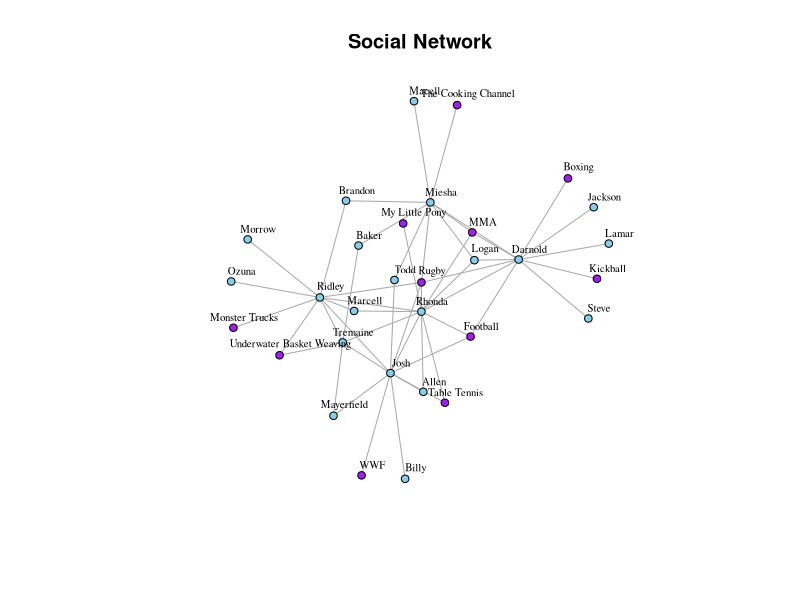
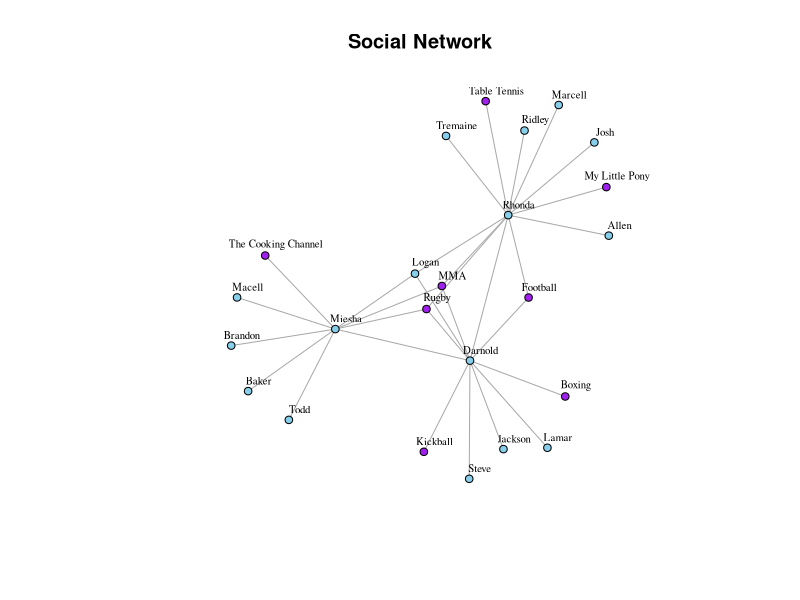
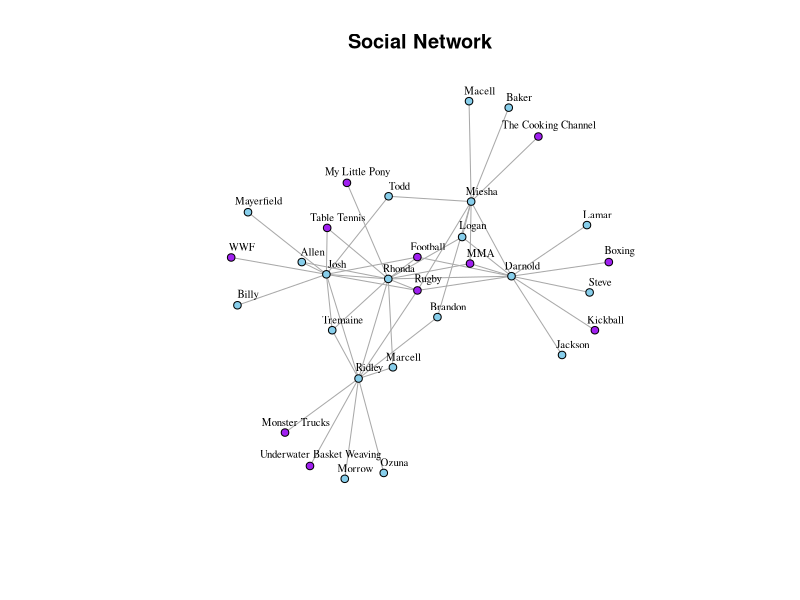
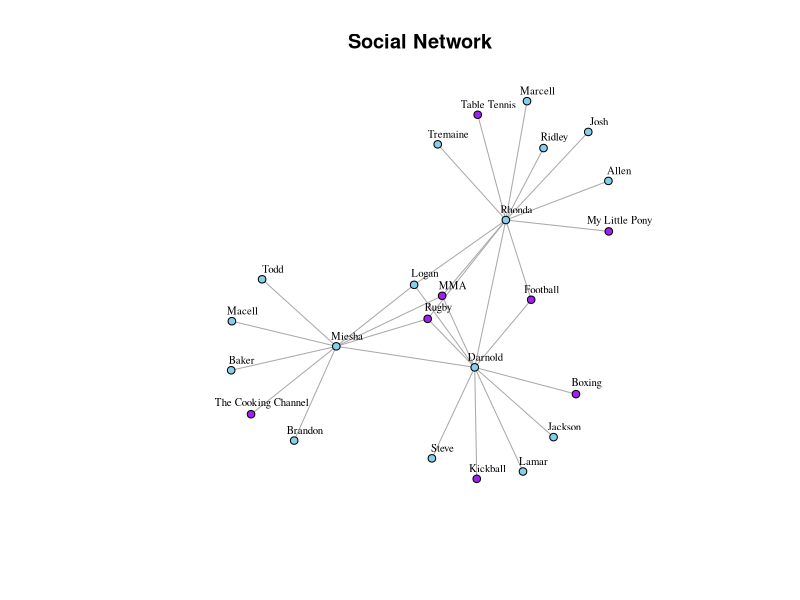
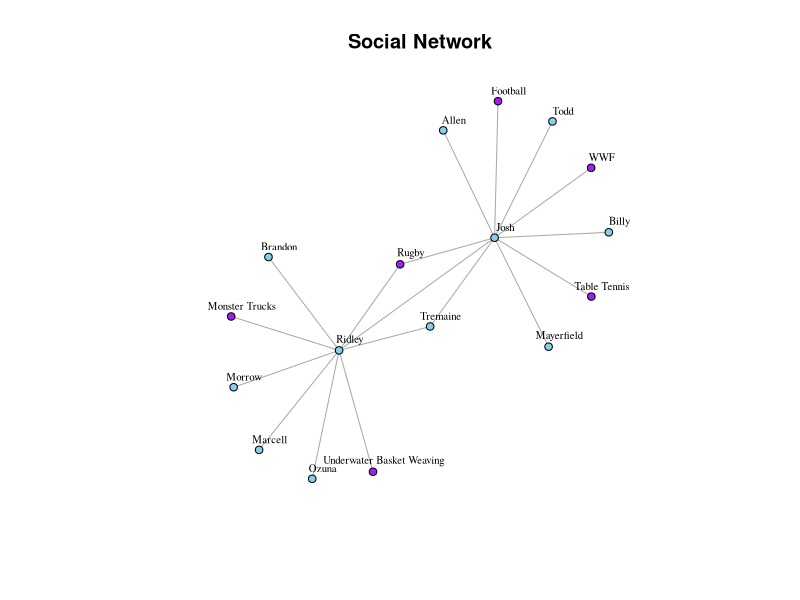

Generate these figures, in order, with R:
## ---- chunk 1
knitr::opts_chunk$set(echo = TRUE)
## ---- chunk 2
packages <- c('dplyr', 'stringr', 'tidyr', 'igraph')
sapply(packages, library, character.only =T)
## ---- chunk 3
social_network <- tibble(
  person = c(
    'Darnold',
    'Josh',
    'Ridley',
    'Rhonda',
    'Tremaine',
    'Miesha'
  ),
  friendsWith = c(
    "Lamar;Jackson;Steve;Logan;Miesha",
    "Billy;Mayerfield;Allen;Todd;Rhonda",
    'Marcell;Ozuna;Brandon;Morrow;Josh',
    "Darnold;Ridley;Marcell;Allen;Tremaine;Logan",
    "Baker;Mayerfield;Ridley;Josh",
    "Logan;Todd;Brandon;Macell;Baker"
  ),
  likesWatching = c(
    "MMA;Boxing;Kickball;Football;Rugby",
    "Table Tennis;Football;WWF;Rugby",
    "Underwater Basket Weaving;Monster Trucks;Rugby",
    "My Little Pony;Football;MMA;Table Tennis;Rugby",
    "Underwater Basket Weaving",
    "Rugby;MMA;The Cooking Channel"
  )
)
## ---- chunk 4
person_friends <- social_network %>%
  select(person, friendsWith) %>%
  mutate(friendsWith = str_split(friendsWith, ';')) %>%
  unnest() %>%
  mutate(type = 'is friends with') %>%
  rename(source = person,
         target = friendsWith)

person_likes <- social_network %>%
  select(person, likesWatching) %>%
  mutate(likesWatching = str_split(likesWatching, ';')) %>%
  unnest() %>%
  mutate(type = 'likes to watch') %>%
  rename(source = person,
         target = likesWatching)

links <- rbind(person_likes, person_friends) %>%
  distinct()
## ---- chunk 5
knitr::kable(links %>% sample_n(10))
## ---- chunk 6
create_nodes <- function(vect, type, color){
  tibble(
    name = vect %>% unique,
    type = type,
    color = color
  )%>%
    filter(!is.na(name))
}

people_nodes <- create_nodes(c(person_friends$source, person_friends$target) %>% unique, 
                             type = 'Person', 
                             color = 'skyblue')

tv_nodes <- create_nodes(person_likes$target %>% unique, 
                         type = "Televison", 
                         color = 'purple')

nodes <- rbind(people_nodes, tv_nodes)
## ---- chunk 7
knitr::kable(sample_n(nodes, 10))
## ---- chunk 8
net <- igraph::graph_from_data_frame(d = links, 
                                     directed =  F, 
                                     vertices = nodes)

create_net_plot <- function(net, 
                            vertex.size = 4,
                            edge.arrow.size = .3,
                            vertex.label.cex = .65,
                            vertex.label.color ='black',
                            vertex.label.dist = 1.1,
                            main = 'Social Network',
                            frame = T,
                            layout = layout_nicely){
  
  set.seed(1234)
  plot(net,
       vertex.size = vertex.size,
       edge.arrow.size = edge.arrow.size,
       vertex.label.cex = vertex.label.cex,
       vertex.label.color = vertex.label.color,
       vertex.label.dist = vertex.label.dist,
       main = main,
       frame = frame,
       layout =  layout)
}

create_net_plot(net)
## ---- chunk 9
find_links <- function(nodes, links, type = NA){
  if(!is.na(type)){
    links <- links %>%
      filter(type == type)
  }
  
  links <- links %>%
    filter(
      source %in% nodes | target %in% nodes
    )
  links
}

likes_mma <- find_links(nodes = 'MMA', links = links)
## ---- chunk 10
connection_to_likes_mma <- find_links(nodes = likes_mma$source, links)
## ---- chunk 11
mma_sublinks <- rbind(likes_mma, connection_to_likes_mma) %>%
  distinct()
## ---- chunk 12
find_nodes <- function(nodes, links){
  linked <- c(
    links$source,
    links$target
  ) %>%
    unique()

  nodes %>%
    filter(name %in% linked) %>%
    distinct()
}
mma_subnodes <- find_nodes(nodes, mma_sublinks)
## ---- chunk 13

mma_subnet <- igraph::graph_from_data_frame(mma_sublinks, F, mma_subnodes)
create_net_plot(mma_subnet)
## ---- chunk 14
find_links_x2 <- function(query, links){
  links_query <- find_links(nodes = query, 
                            links = links)
  
  connection_to_links_query <- find_links(nodes = links_query$source, 
                                          links)
  
  query_sublinks <- rbind(links_query, 
                          connection_to_links_query) %>%
    distinct()
}

create_network <- function(subLinks, nodes){
    subNodes <- find_nodes(nodes, 
                           subLinks)
  
    subNet <- igraph::graph_from_data_frame(subLinks, 
                                            F,
                                            subNodes)
}

find_links_x2('Rugby', links) %>%
  create_network(nodes) %>%
  create_net_plot()

find_links_x2('Logan', links) %>%
  create_network(nodes) %>%
  create_net_plot()
## ---- chunk 15
different_first_layer <- function(wantNodes, notNodes, links){
  wantLinks <- find_links(wantNodes, links)
  notLinks <- find_links(notNodes, links)
  query <- find_links_x2(wantNodes, links)
  query %>% 
    filter(!source %in% (c(notLinks$target, notLinks$source) %>% unique),
           !target %in% (c(notLinks$target, notLinks$source) %>% unique))
}

different_first_layer(wantNodes = 'Rugby', 
                      notNodes = 'MMA', 
                      links = links) %>%
  create_network(nodes) %>%
  create_net_plot()
## ---- chunk 16
get_secondary_link_count <- function(query, links){
  query_connections <- find_links(query, links)
  
  secondary_links <- find_links_x2(query, links) %>%
    anti_join(query_connections)
  
  secondary_nodes <- c(secondary_links$source, secondary_links$target) %>% unique
  

  secondary_link_counts <- tibble(
    node = secondary_nodes,
    connections = sapply(secondary_nodes, function(x){
      secondary_links %>%
        filter(
          (target == x & source %in% secondary_nodes) |
            (target %in% secondary_nodes & source ==x)
          ) %>%
        nrow()
    })) %>%
    arrange(desc(connections))
    
    secondary_link_counts %>%
      filter(!node %in% c(query_connections$source, query_connections$target))
}
knitr::kable(get_secondary_link_count('MMA', links) %>% head)
knitr::kable(get_secondary_link_count('Rugby', links) %>% head)
knitr::kable(get_secondary_link_count('Logan', links) %>% head)
